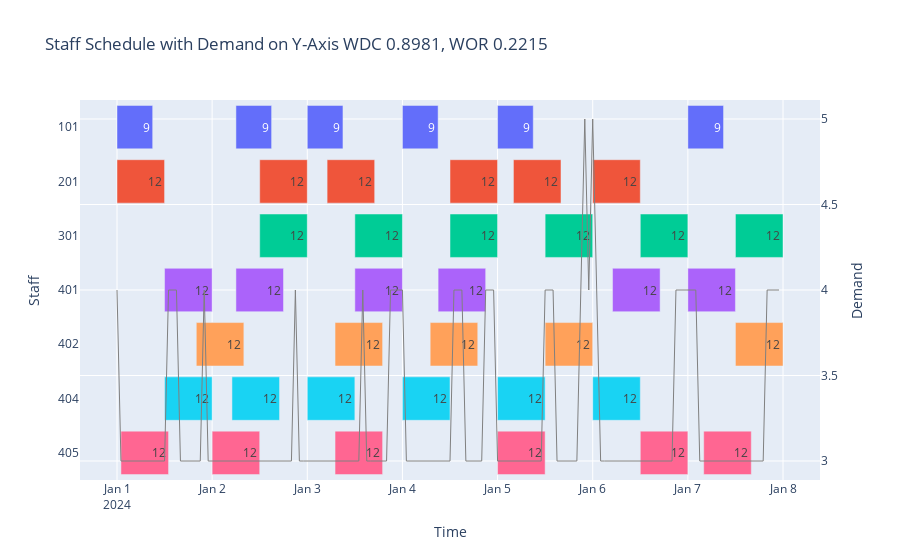

The notebook cell saved with this chart:
### Markdown cell above
## This is a notebook used just to visualise the solution and create the chart in the output folder

### Code cell
# graph with demand

# read output
df = pd.read_csv("shift.csv")

# Convert to datetime format
df['start_date_time'] = pd.to_datetime(df['start_date_time'])
df['end_date_time'] = pd.to_datetime(df['end_date_time'])
df['staff_id'] = df['staff_id'].astype(str)

# Calculate the duration of each shift in hours
df['shift_duration'] = (df['end_date_time'] - df['start_date_time']).dt.total_seconds() / 3600

fig = px.timeline(df, 
                  x_start='start_date_time', 
                  x_end='end_date_time', 
                  y='staff_id', 
                  title='Staff Work Shifts',
                  labels={'staff_id': 'Staff', 'start_date_time': 'Shift Start', 'end_date_time': 'Shift End'},
                  color='staff_id',
                  text='shift_duration')

fig = go.Figure(fig)

# read demand
demand_df = pd.read_csv("../data/demand.csv")
demand_df['date_time'] = pd.to_datetime(demand_df['date_time'])

fig.add_trace(go.Scatter(
    x=demand_df['date_time'],
    y=demand_df['demand'],
    mode="lines",
    name="Demand",
    line=dict(color="gray", width=1),
    yaxis="y2"  # Secondary y-axis
))

# add metrics in title
with open("metrics.json") as f:
    metrics = json.load(f)


# Update layout to add and configure the secondary y-axis
fig.update_layout(
    yaxis=dict(
        title="Staff",
        anchor="x",
        domain=[0.0, 1.0]  # Ensure it spans the full height
    ),
    yaxis2=dict(
        title="Demand",
        overlaying="y",  # Share the same x-axis
        side="right"     # Display the secondary y-axis on the right
    ),
    xaxis_title="Time",
    title=f"Staff Schedule with Demand on Y-Axis WDC {metrics['WDC']}, WOR {metrics['WOR']}",
    showlegend=False
)
#fig.update_layout(showlegend=True, xaxis_title='Time', yaxis_title='Staff ID', xaxis_type='date')

fig.show()

### Figure 1 — Plotly figure (JSON) as saved in the notebook; plotly's stock layout.template omitted (floating-point values rounded to 4 significant figures; data arrays with more than 128 entries replaced by an {"elided": "..."} marker saying what was removed)
{"data": [{"alignmentgroup": "True", "base": ["2024-01-01T00:00:00", "2024-01-02T06:00:00", "2024-01-03T00:00:00", "2024-01-04T00:00:00", "2024-01-05T00:00:00", "2024-01-07T00:00:00"], "hovertemplate": "Staff=%{y}<br>Shift Start=%{base}<br>Shift End=%{x}<br>shift_duration=%{text}<extra></extra>", "legendgroup": "101", "marker": {"color": "#636efa", "pattern": {"shape": ""}}, "name": "101", "offsetgroup": "101", "orientation": "h", "showlegend": true, "text": [9, 9, 9, 9, 9, 9], "textposition": "auto", "type": "bar", "x": [32400000, 32400000, 32400000, 32400000, 32400000, 32400000], "xaxis": "x", "y": ["101", "101", "101", "101", "101", "101"], "yaxis": "y"}, {"alignmentgroup": "True", "base": ["2024-01-01T00:00:00", "2024-01-02T12:00:00", "2024-01-03T05:00:00", "2024-01-04T12:00:00", "2024-01-05T04:00:00", "2024-01-06T00:00:00"], "hovertemplate": "Staff=%{y}<br>Shift Start=%{base}<br>Shift End=%{x}<br>shift_duration=%{text}<extra></extra>", "legendgroup": "201", "marker": {"color": "#EF553B", "pattern": {"shape": ""}}, "name": "201", "offsetgroup": "201", "orientation": "h", "showlegend": true, "text": [12, 12, 12, 12, 12, 12], "textposition": "auto", "type": "bar", "x": [43200000, 43200000, 43200000, 43200000, 43200000, 43200000], "xaxis": "x", "y": ["201", "201", "201", "201", "201", "201"], "yaxis": "y"}, {"alignmentgroup": "True", "base": ["2024-01-02T12:00:00", "2024-01-03T12:00:00", "2024-01-04T12:00:00", "2024-01-05T12:00:00", "2024-01-06T12:00:00", "2024-01-07T12:00:00"], "hovertemplate": "Staff=%{y}<br>Shift Start=%{base}<br>Shift End=%{x}<br>shift_duration=%{text}<extra></extra>", "legendgroup": "301", "marker": {"color": "#00cc96", "pattern": {"shape": ""}}, "name": "301", "offsetgroup": "301", "orientation": "h", "showlegend": true, "text": [12, 12, 12, 12, 12, 12], "textposition": "auto", "type": "bar", "x": [43200000, 43200000, 43200000, 43200000, 43200000, 43200000], "xaxis": "x", "y": ["301", "301", "301", "301", "301", "301"], "yaxis": "y"}, {"alignmentgroup": "True", "base": ["2024-01-01T12:00:00", "2024-01-02T06:00:00", "2024-01-03T12:00:00", "2024-01-04T09:00:00", "2024-01-06T05:00:00", "2024-01-07T00:00:00"], "hovertemplate": "Staff=%{y}<br>Shift Start=%{base}<br>Shift End=%{x}<br>shift_duration=%{text}<extra></extra>", "legendgroup": "401", "marker": {"color": "#ab63fa", "pattern": {"shape": ""}}, "name": "401", "offsetgroup": "401", "orientation": "h", "showlegend": true, "text": [12, 12, 12, 12, 12, 12], "textposition": "auto", "type": "bar", "x": [43200000, 43200000, 43200000, 43200000, 43200000, 43200000], "xaxis": "x", "y": ["401", "401", "401", "401", "401", "401"], "yaxis": "y"}, {"alignmentgroup": "True", "base": ["2024-01-01T20:00:00", "2024-01-03T07:00:00", "2024-01-04T07:00:00", "2024-01-05T12:00:00", "2024-01-07T12:00:00"], "hovertemplate": "Staff=%{y}<br>Shift Start=%{base}<br>Shift End=%{x}<br>shift_duration=%{text}<extra></extra>", "legendgroup": "402", "marker": {"color": "#FFA15A", "pattern": {"shape": ""}}, "name": "402", "offsetgroup": "402", "orientation": "h", "showlegend": true, "text": [12, 12, 12, 12, 12], "textposition": "auto", "type": "bar", "x": [43200000, 43200000, 43200000, 43200000, 43200000], "xaxis": "x", "y": ["402", "402", "402", "402", "402"], "yaxis": "y"}, {"alignmentgroup": "True", "base": ["2024-01-01T12:00:00", "2024-01-02T05:00:00", "2024-01-03T00:00:00", "2024-01-04T00:00:00", "2024-01-05T00:00:00", "2024-01-06T00:00:00"], "hovertemplate": "Staff=%{y}<br>Shift Start=%{base}<br>Shift End=%{x}<br>shift_duration=%{text}<extra></extra>", "legendgroup": "404", "marker": {"color": "#19d3f3", "pattern": {"shape": ""}}, "name": "404", "offsetgroup": "404", "orientation": "h", "showlegend": true, "text": [12, 12, 12, 12, 12, 12], "textposition": "auto", "type": "bar", "x": [43200000, 43200000, 43200000, 43200000, 43200000, 43200000], "xaxis": "x", "y": ["404", "404", "404", "404", "404", "404"], "yaxis": "y"}, {"alignmentgroup": "True", "base": ["2024-01-01T01:00:00", "2024-01-02T00:00:00", "2024-01-03T07:00:00", "2024-01-05T00:00:00", "2024-01-06T12:00:00", "2024-01-07T04:00:00"], "hovertemplate": "Staff=%{y}<br>Shift Start=%{base}<br>Shift End=%{x}<br>shift_duration=%{text}<extra></extra>", "legendgroup": "405", "marker": {"color": "#FF6692", "pattern": {"shape": ""}}, "name": "405", "offsetgroup": "405", "orientation": "h", "showlegend": true, "text": [12, 12, 12, 12, 12, 12], "textposition": "auto", "type": "bar", "x": [43200000, 43200000, 43200000, 43200000, 43200000, 43200000], "xaxis": "x", "y": ["405", "405", "405", "405", "405", "405"], "yaxis": "y"}, {"line": {"color": "gray", "width": 1}, "mode": "lines", "name": "Demand", "type": "scatter", "x": {"elided": "168 str values"}, "y": {"elided": "168 int values"}, "yaxis": "y2"}], "layout": {"barmode": "overlay", "legend": {"title": {"text": "Staff"}, "tracegroupgap": 0}, "showlegend": false, "title": {"text": "Staff Schedule with Demand on Y-Axis WDC 0.8981, WOR 0.2215"}, "xaxis": {"anchor": "y", "domain": [0, 1], "title": {"text": "Time"}, "type": "date"}, "yaxis": {"anchor": "x", "categoryarray": ["405", "404", "402", "401", "301", "201", "101"], "categoryorder": "array", "domain": [0, 1], "title": {"text": "Staff"}}, "yaxis2": {"overlaying": "y", "side": "right", "title": {"text": "Demand"}}}}
